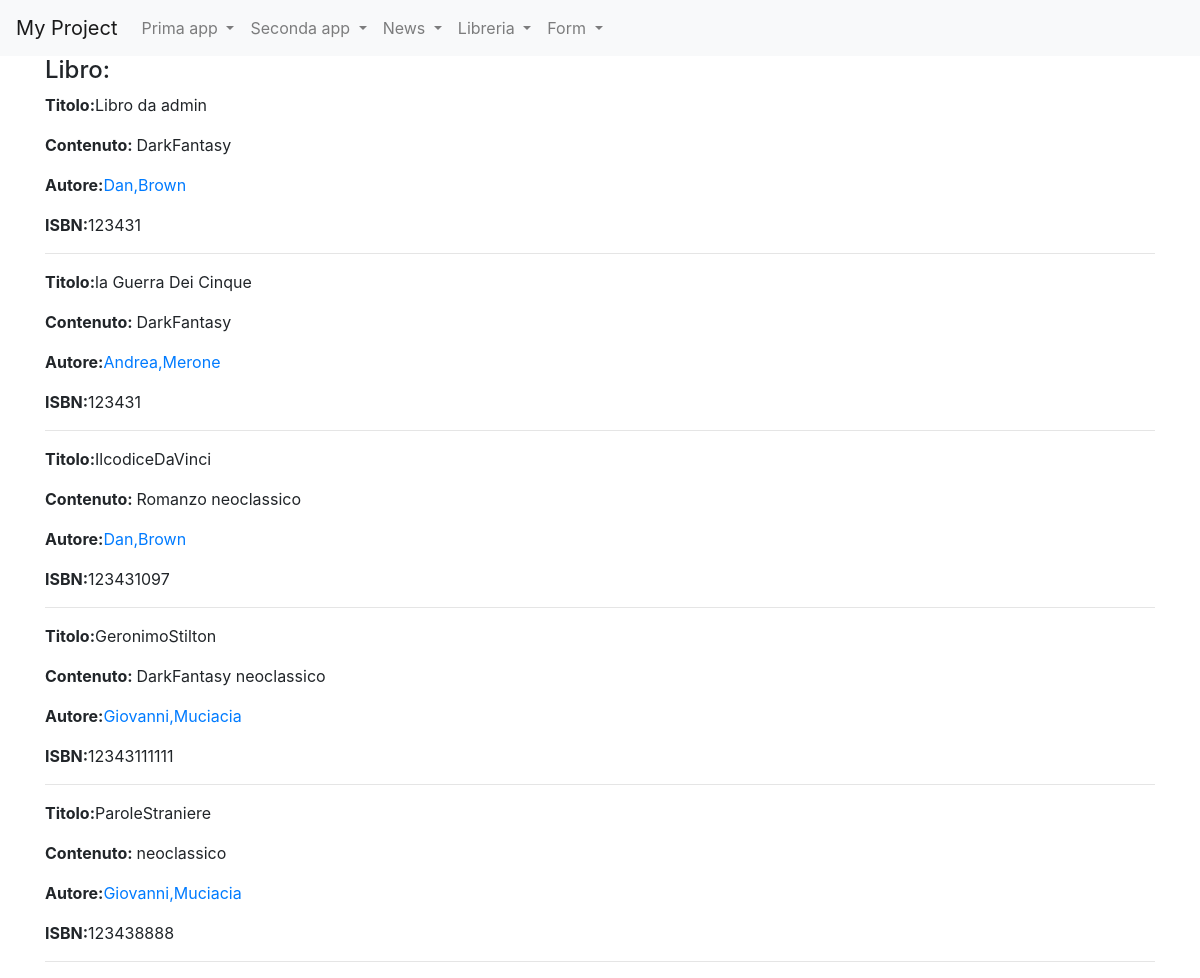
The page /libreria/lista_libri/ on the database as committed earlier.
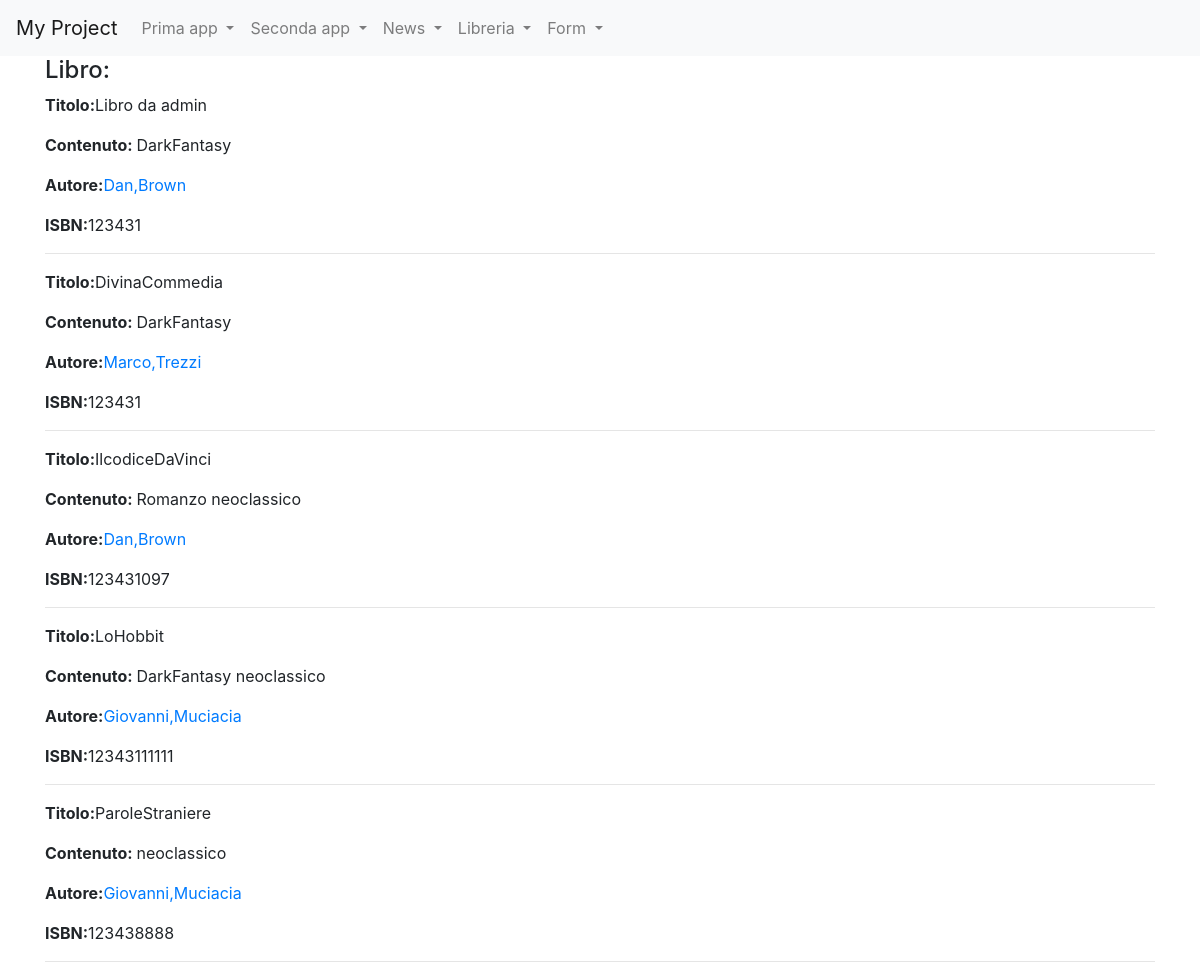
The same page on the database as committed later.
### libreria/models.py (models this page shows, shortened)
class Libro_ma (models.Model):
    titolo = models.CharField(max_length=20)
    ISBN = models.CharField(max_length=20)
    autore = models.ForeignKey(Autore_ma, on_delete=models.CASCADE, related_name="libri")
    genere = models.ManyToManyField(Genere_ma)
    class Meta:
        verbose_name="Libro"
        verbose_name_plural="Libri"

class Genere_ma(models.Model):
    genere= models.CharField(max_length=20)
    def __str__(self):
        return self.genere
    class Meta:
        verbose_name="Genere"
        verbose_name_plural="Generi"

class Autore_ma (models.Model):
    nome= models.CharField(max_length=20)
    cognome= models.CharField(max_length=20)
    class Meta:
        verbose_name="Autore"
        verbose_name_plural="Autori"

### libreria/views.py (the view)
# urls.py: path("lista_libri/",LibroListView.as_view(), name="lista_libri"),
class LibroListView(ListView):
    model=Libro_ma
    template_name="lista_libri.html"
    def get_context_data(self, **kwargs):
        context=super().get_context_data(**kwargs)
        context["libri"]= Libro_ma.objects.all()
        return context

### libreria/templates/lista_libri.html (shortened to what this page needs)
{% extends 'base.html'%}
{%block content%}
    <h4>Libro: </h4>
    {% for libro in libri %}
        <p><strong>Titolo:</strong>{{libro.titolo}}</a></p>
        <p><strong>Contenuto: </strong>{{libro.genere.all|join:" "}}</p>
        <p><strong>Autore:</strong><a href="{% url 'libreria:autore_detail' libro.autore.id %}">{{libro.autore.nome}},{{libro.autore.cognome}}</a></p>
        <p><strong>ISBN:</strong>{{libro.ISBN}}</p>
        <hr>
    {% endfor %}
{% endblock content %}

### templates/base.html (shortened to what this page needs)
{%load static%}
<!doctype html>
<html lang="en">
  <head>
    <link rel="stylesheet" href="https://cdn.jsdelivr.net/npm/bootstrap@4.5.3/dist/css/bootstrap.min.css">
  </head>
  <body>
    {% block navbar %}
    <nav class="navbar navbar-expand-lg navbar-light bg-light">
  <a class="navbar-brand" href="http://marcotrezzi.pythonanywhere.com/">My Project</a>
  <div class="collapse navbar-collapse" id="navbarSupportedContent">
    <ul class="navbar-nav mr-auto">
      <li class="nav-item dropdown">
        <a class="nav-link dropdown-toggle" href="#" id="navbarDropdown" role="button" data-toggle="dropdown" aria-haspopup="true" aria-expanded="false">
          Prima app
        </a>
      </li>
      <li class="nav-item dropdown">
        <a class="nav-link dropdown-toggle" href="#" id="navbarDropdown" role="button" data-toggle="dropdown" aria-haspopup="true" aria-expanded="false">
          Seconda app
        </a>
      </li>
      <li class="nav-item dropdown">
        <a class="nav-link dropdown-toggle" href="#" id="navbarDropdown" role="button" data-toggle="dropdown" aria-haspopup="true" aria-expanded="false">
          News
        </a>
      </li>
      <li class="nav-item dropdown">
        <a class="nav-link dropdown-toggle" href="#" id="navbarDropdown" role="button" data-toggle="dropdown" aria-haspopup="true" aria-expanded="false">
          Libreria
        </a>
      </li>
      <li class="nav-item dropdown">
        <a class="nav-link dropdown-toggle" href="#" id="navbarDropdown" role="button" data-toggle="dropdown" aria-haspopup="true" aria-expanded="false">
          Form
        </a>
      </li>
    </ul>
  </div>
</nav>
    {% endblock navbar %}
    <div class='container'>
    {%block content%} {%endblock content%}
    </div>
  </body>
</html>

Rows that differ between the two databases and show on the page:
changed Libro_ma: titolo "la Guerra Dei Cinque" → "DivinaCommedia"; autore.nome "Andrea" → "Marco"; autore.cognome "Merone" → "Trezzi"
changed Libro_ma "DarkFantasy neoclassico": titolo "GeronimoStilton" → "LoHobbit"
